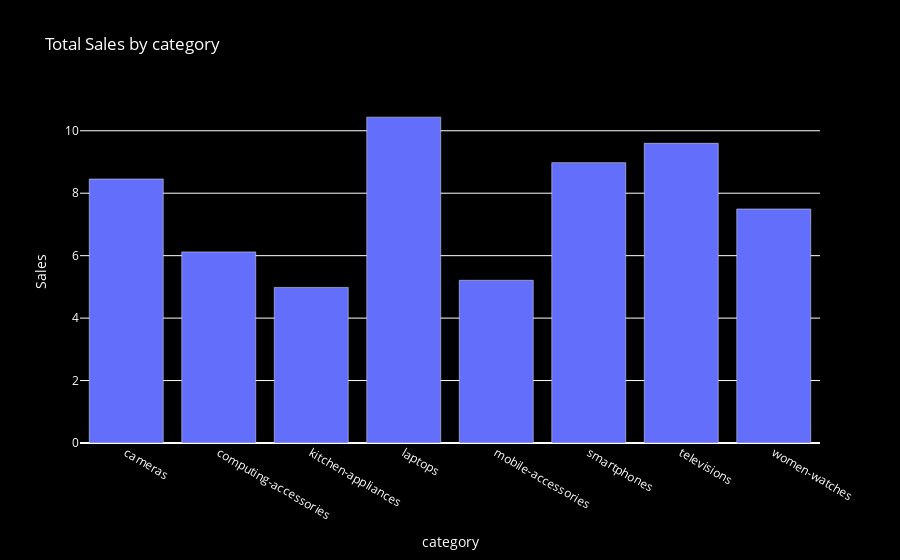

The code cell stored with this chart in its notebook:
### Code cell
price_by_category = df.groupby("category")["log_price"].mean()

fig = px.bar(price_by_category,
             x=price_by_category.index,
             y=price_by_category.values,
             labels={'x': 'category', 'y': 'sales'},
             title="Total Sales by category")

fig.update_layout(
    plot_bgcolor='black',
    paper_bgcolor='black',
    font=dict(color='white'),
    title_font=dict(color='white'),
    xaxis_title='category',
    yaxis_title='Sales',
)

fig.show()

### Figure 1 — Plotly figure (JSON) as saved in the notebook; plotly's stock layout.template omitted (floating-point values rounded to 4 significant figures)
{"data": [{"hovertemplate": "category=%{x}<br>sales=%{y}<extra></extra>", "legendgroup": "", "marker": {"color": "#636efa", "pattern": {"shape": ""}}, "name": "", "orientation": "v", "showlegend": false, "textposition": "auto", "type": "bar", "x": ["cameras", "computing-accessories", "kitchen-appliances", "laptops", "mobile-accessories", "smartphones", "televisions", "women-watches"], "xaxis": "x", "y": [8.454, 6.12, 4.983, 10.44, 5.211, 8.979, 9.598, 7.495], "yaxis": "y"}], "layout": {"barmode": "relative", "font": {"color": "white"}, "legend": {"tracegroupgap": 0}, "paper_bgcolor": "black", "plot_bgcolor": "black", "title": {"font": {"color": "white"}, "text": "Total Sales by category"}, "xaxis": {"anchor": "y", "domain": [0, 1], "title": {"text": "category"}}, "yaxis": {"anchor": "x", "domain": [0, 1], "title": {"text": "Sales"}}}}
